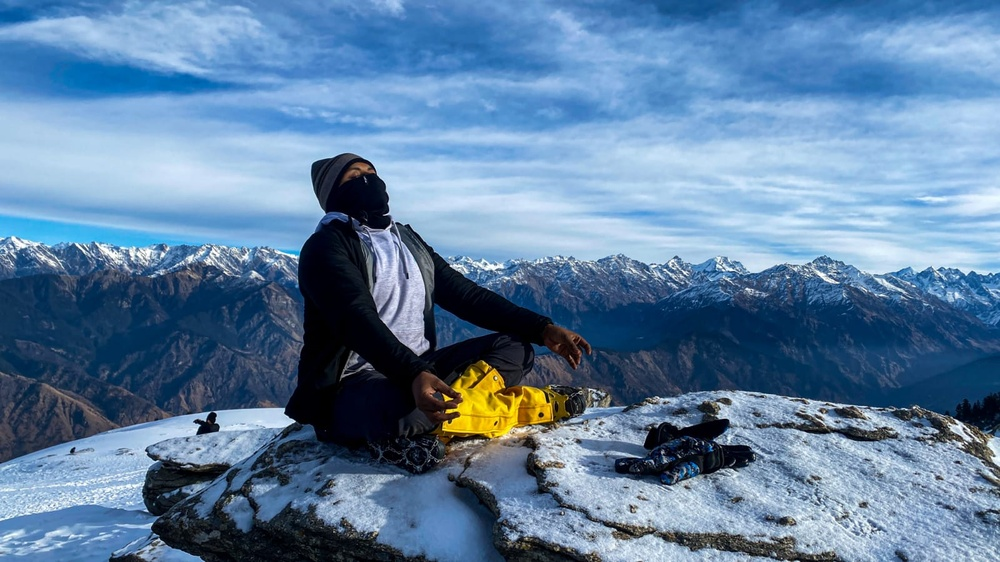
#> input picture Assignment9/srv.jpeg, 1000 x 562 px, shrunk from 1600 x 900 before the run
$ python 9.py   (older library calls are emulated)
#> lines starting #> are read from the running program, lines starting #| are printed output that depends on the picture; after the words box and inside, x2 and y2 are one past the last pixel; in counts of white or black regions, pixels touching at a corner belong together
import cv2

# Read the original image
img = cv2.imread('srv.jpeg')
#> img is the input picture: shape (562, 1000, 3); mean B, G, R 160.7, 128, 95.3

# Display original image
cv2.imshow('Original', img)
cv2.waitKey(0)

# Convert to graycsale
img_gray = cv2.cvtColor(img, cv2.COLOR_BGR2GRAY)
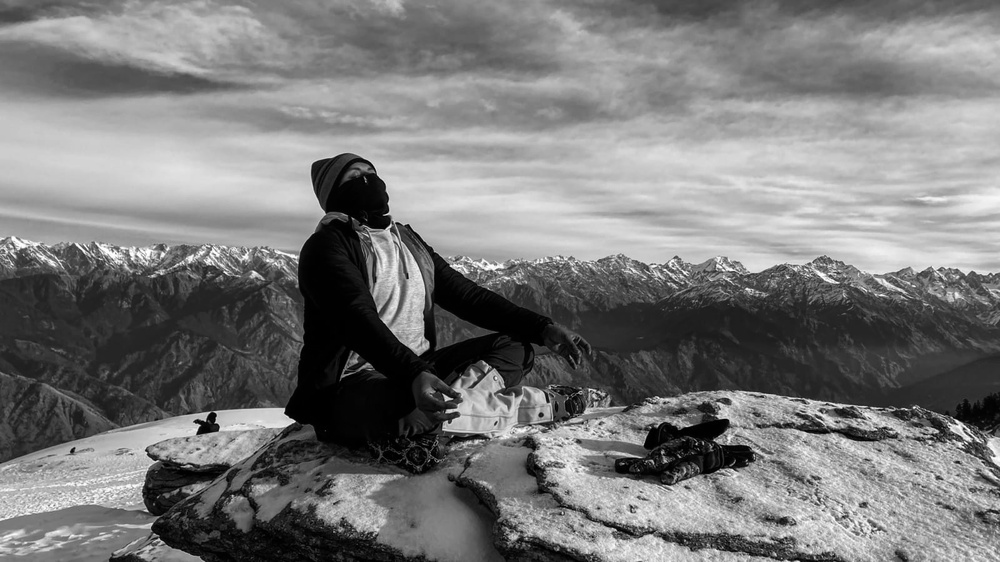
#> img_gray: shape (562, 1000); min 0, max 255, mean 122

# Blur the image for better edge detection
img_blur = cv2.GaussianBlur(img_gray, (3,3), 0)

# Sobel Edge Detection
sobelx = cv2.Sobel(src=img_blur, ddepth=cv2.CV_64F, dx=1, dy=0, ksize=5) # Sobel Edge Detection on the X axis
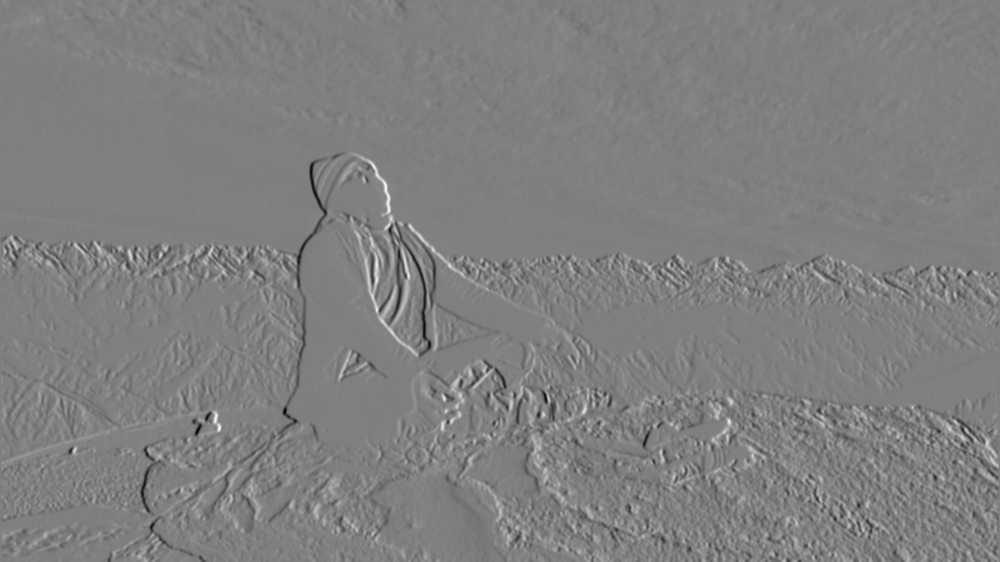
#> sobelx: shape (562, 1000) float64; min -7589, max 7543, mean 2.3; drawn with min black and max white
sobely = cv2.Sobel(src=img_blur, ddepth=cv2.CV_64F, dx=0, dy=1, ksize=5) # Sobel Edge Detection on the Y axis
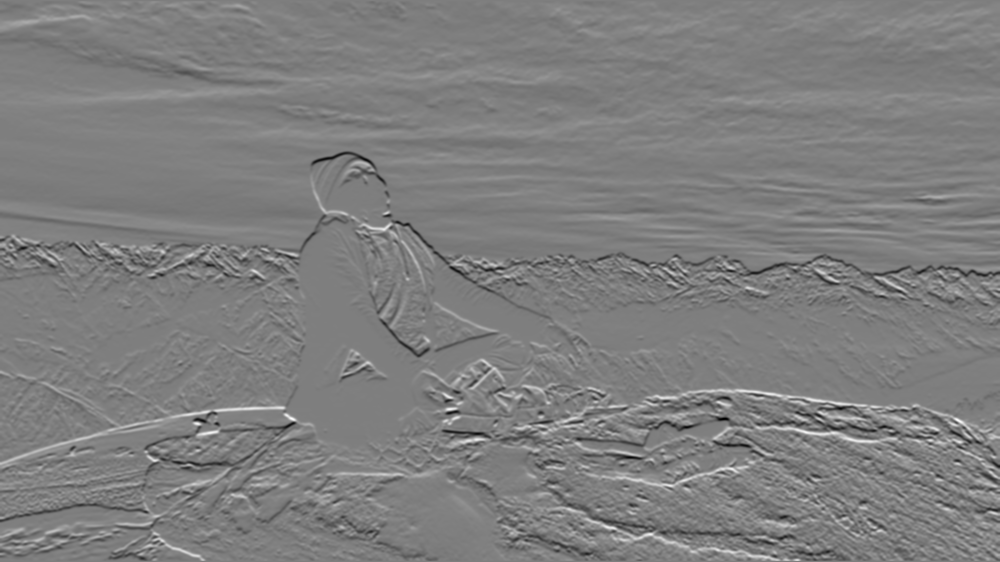
#> sobely: shape (562, 1000) float64; min -7588, max 7662, mean -4.5; drawn with min black and max white
sobelxy = cv2.Sobel(src=img_blur, ddepth=cv2.CV_64F, dx=1, dy=1, ksize=5) # Combined X and Y Sobel Edge Detection
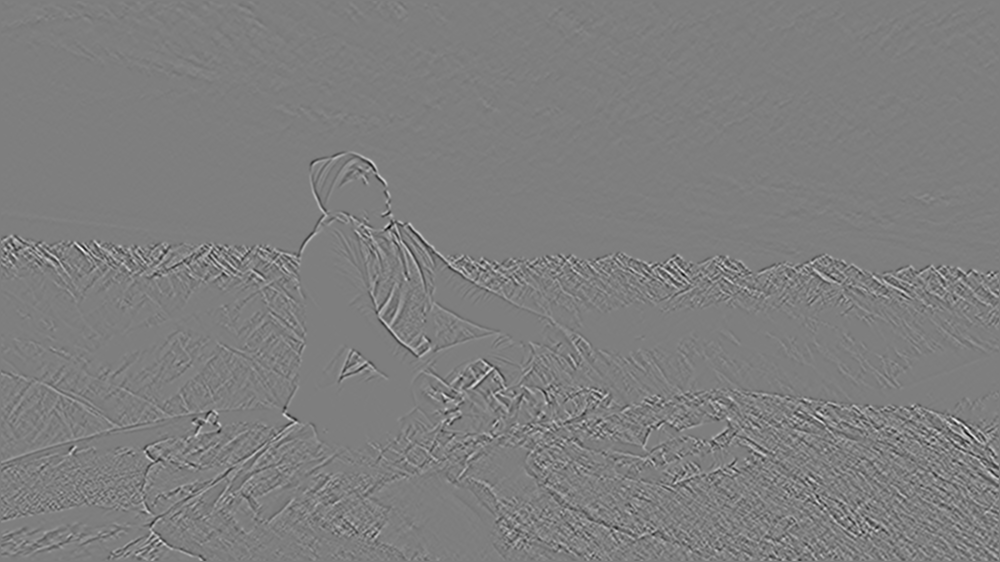
#> sobelxy: shape (562, 1000) float64; min -1718, max 1741, mean 0; drawn with min black and max white

# Display Sobel Edge Detection Images
cv2.imshow('Sobel X', sobelx)
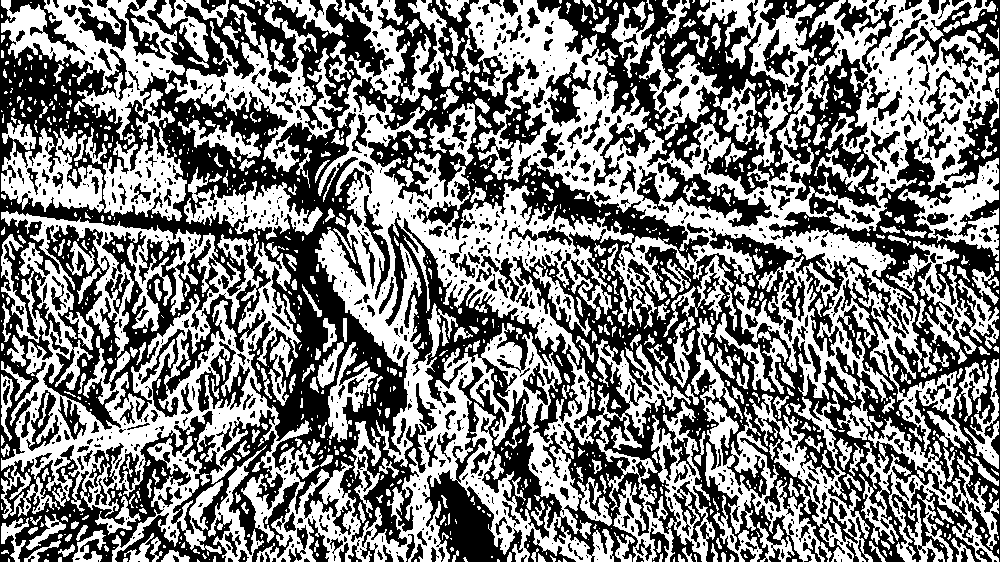
#> window 'Sobel X': shape (562, 1000); 49.7% white; 1226 white regions (822 under 20 px), largest, box (x1, y1, x2, y2) and area: (1, 0, 999, 562) 166377, (1, 0, 187, 221) 17469, (173, 4, 343, 172) 7300
cv2.waitKey(0)
cv2.imshow('Sobel Y', sobely)
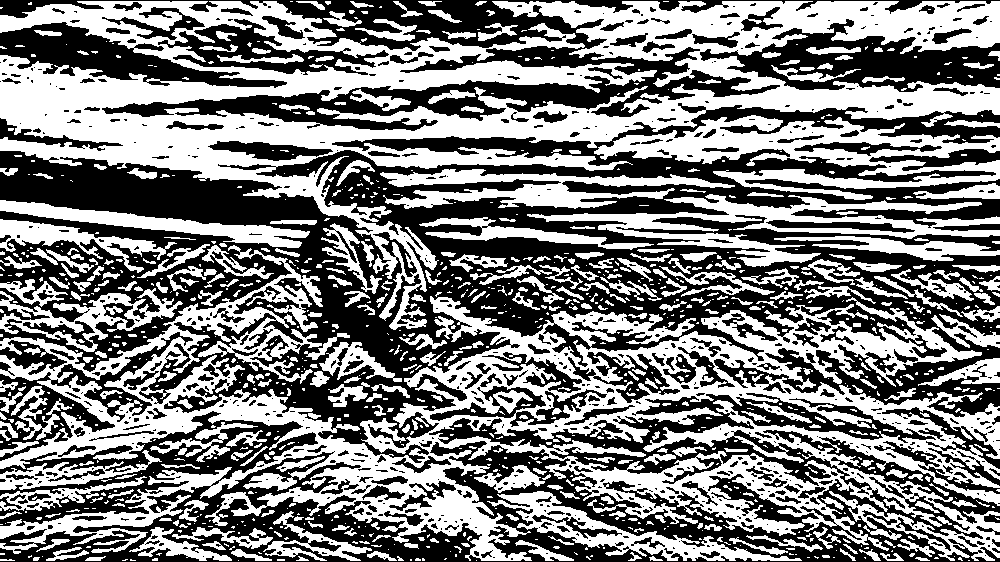
#> window 'Sobel Y': shape (562, 1000); 49.2% white; 1057 white regions (678 under 20 px), largest, box (x1, y1, x2, y2) and area: (0, 245, 1000, 561) 92430, (0, 1, 1000, 330) 84629, (594, 115, 1000, 200) 13160
cv2.waitKey(0)
cv2.imshow('Sobel X Y using Sobel() function', sobelxy)
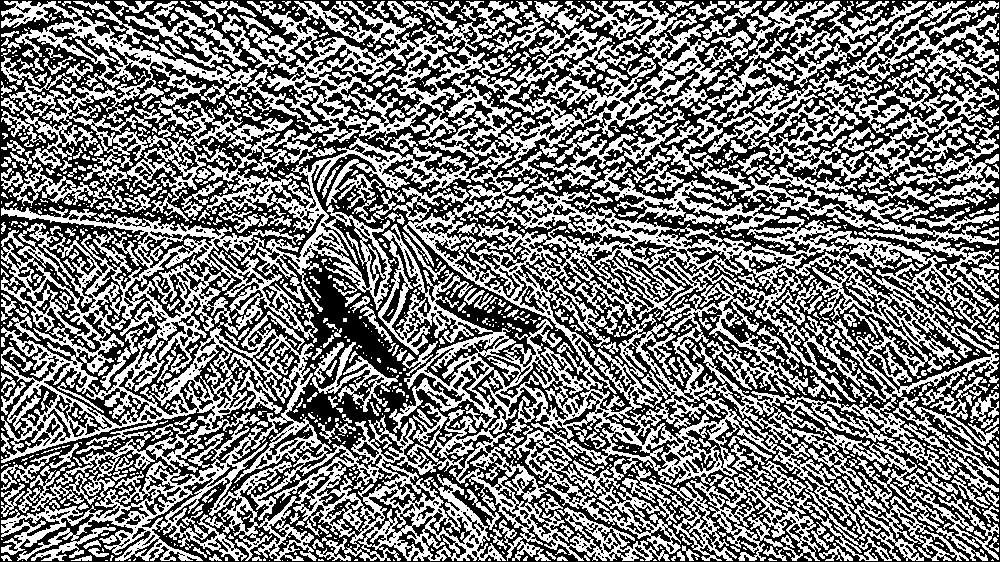
#> window 'Sobel X Y using Sobel() functi': shape (562, 1000); 47.9% white; 1535 white regions (1114 under 20 px), largest, box (x1, y1, x2, y2) and area: (1, 100, 999, 561) 161167, (267, 1, 842, 193) 28165, (1, 1, 301, 169) 11058
cv2.waitKey(0)
cv2.destroyAllWindows()
